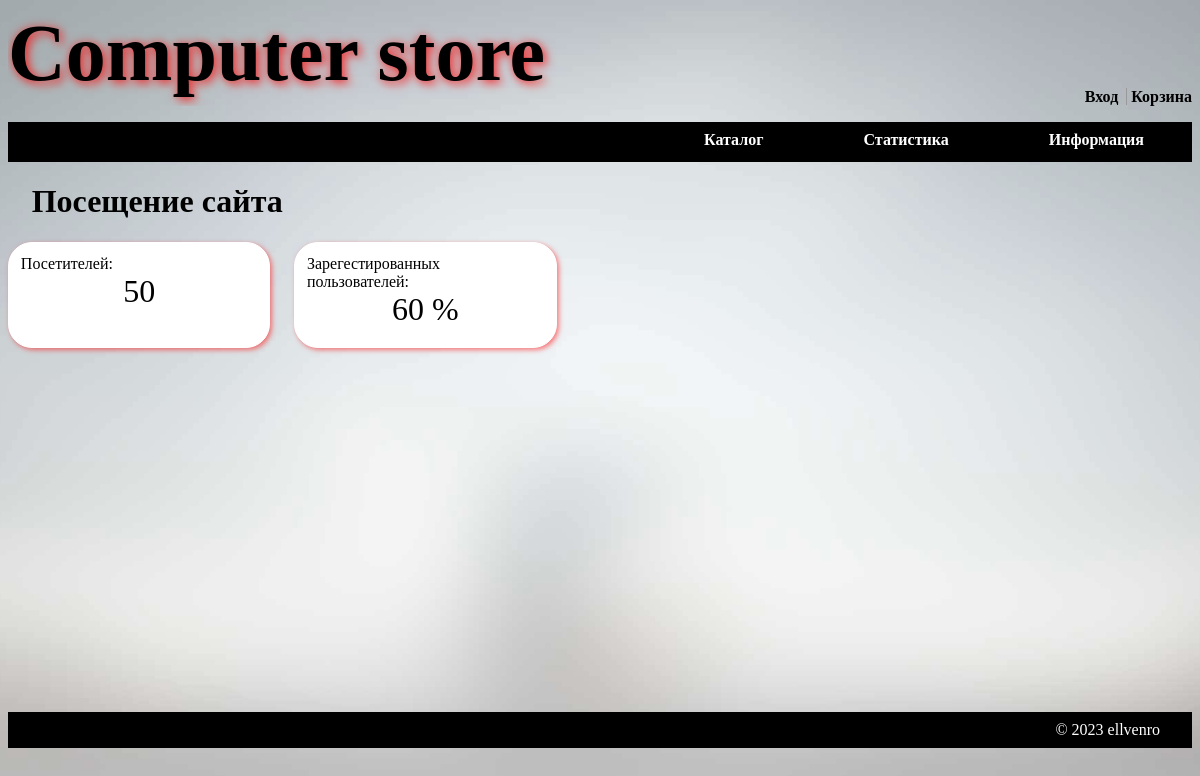
The page /statistics.php on the database its author committed.
### statistics.php (the view, shortened to what this page needs)
<?php
include "src/source.php";
?>
<html>
  <head>
    <link rel="stylesheet" href="css/styles.css">
    <link rel="stylesheet" href="css/styles_modal.css">
    <link rel="stylesheet" href="css/styles_index.css">
    <link rel="stylesheet" href="css\styles_statistics.css">
  </head>
  <body>
    <h1>Посещение сайта</h1>
    <div id=content>
      <?php
      $result = mysqli_query($induction, "SELECT Вход, Пользователь FROM Статистика");
      $srting = mysqli_fetch_assoc($result);
      ?>
      <article class=block>
        <div>Посетителей:</div>
        <div class=number><?php echo $srting["Вход"];?></div>
      </article>
      <article class=block>
        <div>Зарегестированных пользователей:</div>
        <div class=number><?php echo (int)((int)$srting["Пользователь"] * 100 / (int)$srting["Вход"]);?> %</div>
      </article>
    </div>
    <footer>
      <a href="https://github.com/ellvenro">© 2023 ellvenro</a>
    </footer>
  </body>
</html>

### css/styles.css (style rules this page uses)
:root { --color-grey: #999; --color-black: #000; --color-white: #fff; --color-red: #ff0000; --color-red-grey: #ebcccc; --color-red-transparency: rgba(255, 0, 0, 0.5); --color-white-transparency: rgba(255, 255, 255, 0.5); }
* { font-family: "Comic Sans MS"; }
body { background-image: url('/img/back.jpg'); background-repeat: no-repeat; background-position: center; background-size: cover; background-attachment: fixed; }
a { color: var(--color-black); text-decoration: none; transition: 0.3s; }
h1 { margin-left: 2%; color: var(--color-black); }
footer { text-align: right; background-color: var(--color-black); line-height: 3vw; }
footer a { color: var(--color-white); margin-right: 2em; }

### css/styles_index.css (style rules this page uses)
#content { display: flex; flex-wrap: wrap; justify-content: left; }
.block { width: 20%; height: 40vh; display: block; border: 1px var(--color-white) solid; border-radius: 24px; margin-right: 2%; margin-bottom: 2%; box-shadow: 2px 2px 5px var(--color-red-transparency); background-color: var(--color-white); text-align: left; padding: 1%; }

### css/styles_statistics.css (style rules this page uses)
#content { height: 60%; }
.block { height: 10vh; }
.number { font-size: 2em; text-align: center; }

### rows shown on the page
статистика: Вход "50", (int)$srting["Пользователь"] * 100 / (int)$srting["Вход"] "60"
